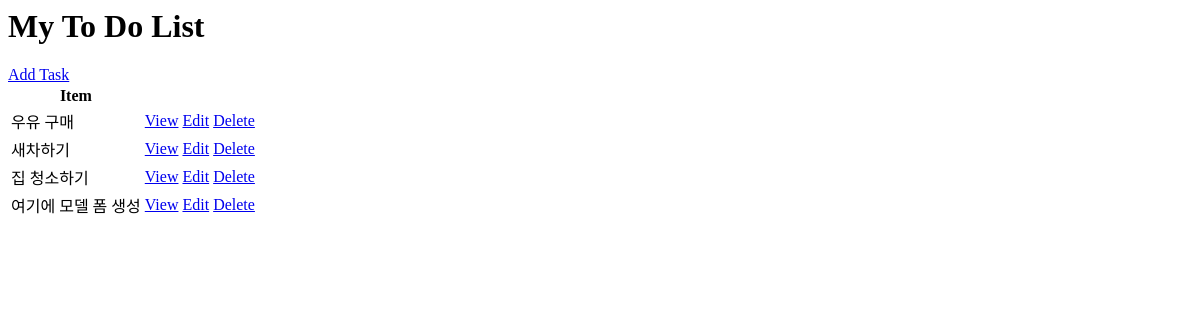
The app's page /, older data.
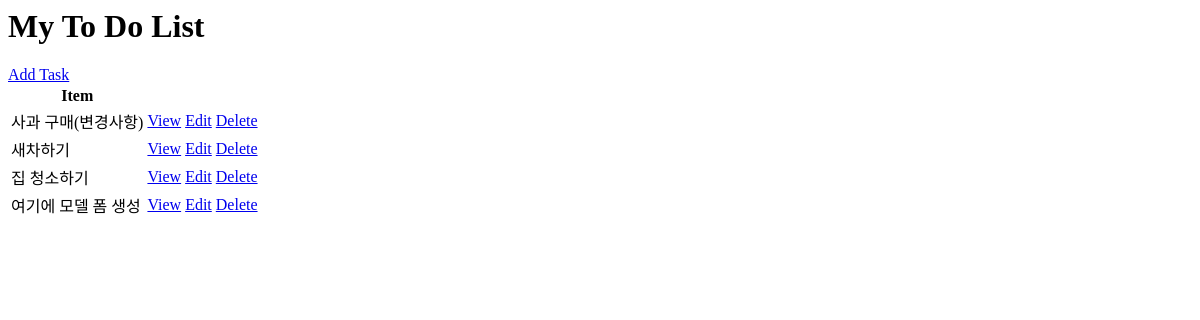
The same page, newer data.
### base/models.py (models this page shows, shortened)
class Task(models.Model):
    user = models.ForeignKey(User, on_delete=models.CASCADE, null=True, blank=True)
    title = models.CharField(max_length=200)
    description = models.TextField(null=True, blank=True)
    complete = models.BooleanField(default=False)
    create = models.DateTimeField(auto_now_add=True)
    class Meta:
        ordering = ['complete']

### base/views.py (the view)
# urls.py: path('', TaskList.as_view(), name='tasks'),
class TaskList(ListView):
    model = Task
    context_object_name = 'tasks'

### base/templates/base/task_list.html
<h1>My To Do List</h1>
<a href="{% url 'task-create' %}">Add Task</a>
<table>
    <tr>
        <th>Item</th>
        <th></th>
        <th></th>
        <th></th>
    </tr>
    {% for task in tasks %}
    <tr>
        <td>{{ task.title }}</td>
        <td><a href="{% url 'task' task.id %}">View</a></td>
        <td><a href="{% url 'task-update' task.id %}">Edit</a></td>
        <td><a href="{% url 'task-delete' task.id %}">Delete</a></td>
    </tr>
    {% empty %}
    <h3>No items in list</h3>
    {% endfor %}
</table>

Row changes from the older to the newer data that the page shows:
changed Task: title "우유 구매" → "사과 구매(변경사항)"
